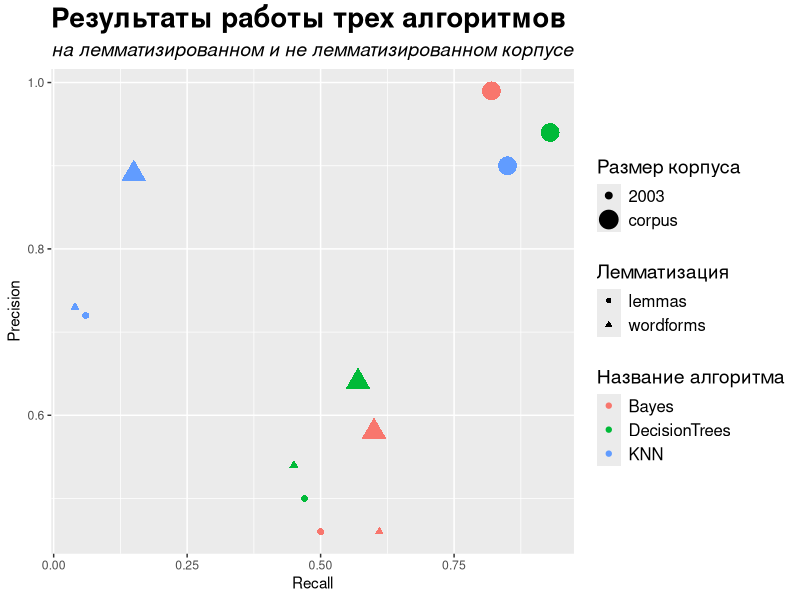

Write R code to recreate this figure.
# простая визуализация результата
df_2 <- data.frame(name =  c("Bayes", "KNN", "DecisionTrees", "Bayes", "KNN", "DecisionTrees", "Bayes", "KNN", "DecisionTrees", "Bayes", "KNN", "DecisionTrees"),
                   size = c("corpus", "corpus", "corpus", "corpus", "corpus", "corpus", "2003", "2003", "2003", "2003", "2003", "2003"),
                   type_of_data = c("wordforms", "wordforms", "wordforms", "lemmas", "lemmas", "lemmas", "wordforms", "wordforms", "wordforms", "lemmas", "lemmas", "lemmas"),           
                   precision_1 = c(0.58, 0.89, 0.64, 0.99, 0.9, 0.94, 0.46, 0.73, 0.54, 0.46, 0.72, 0.5), 
                   recall_1 = c(0.60, 0.15, 0.57, 0.82, 0.85, 0.93, 0.61, 0.04, 0.45, 0.50, 0.06, 0.47))
library(ggplot2)

ggplot(data = df_2) +
  geom_point(mapping = aes(x = recall_1, y = precision_1, color = name, shape = type_of_data, size = size)) +
  labs(color = "Название алгоритма", shape = "Лемматизация", size = 'Размер корпуса') +
  #guides(size=FALSE) +
  xlab('Recall') +
  ylab('Precision') +
  ggtitle('Результаты работы трех алгоритмов', 
          subtitle = 'на лемматизированном и не лемматизированном корпусе') +
  theme( legend.text = element_text(size=12),
         legend.title = element_text(size=14)) +
  theme( plot.title = element_text(size = 20, face = 'bold'),
         plot.subtitle = element_text(size = 14, face = 'italic')) 
